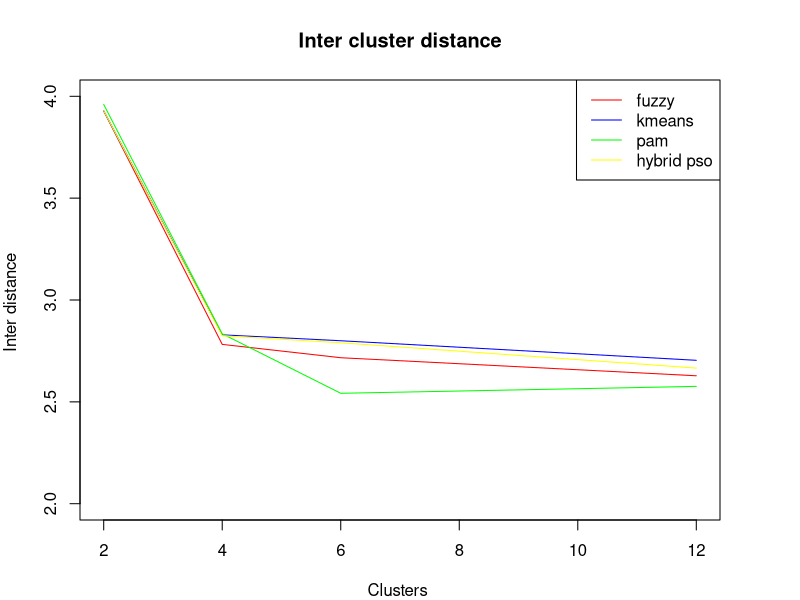
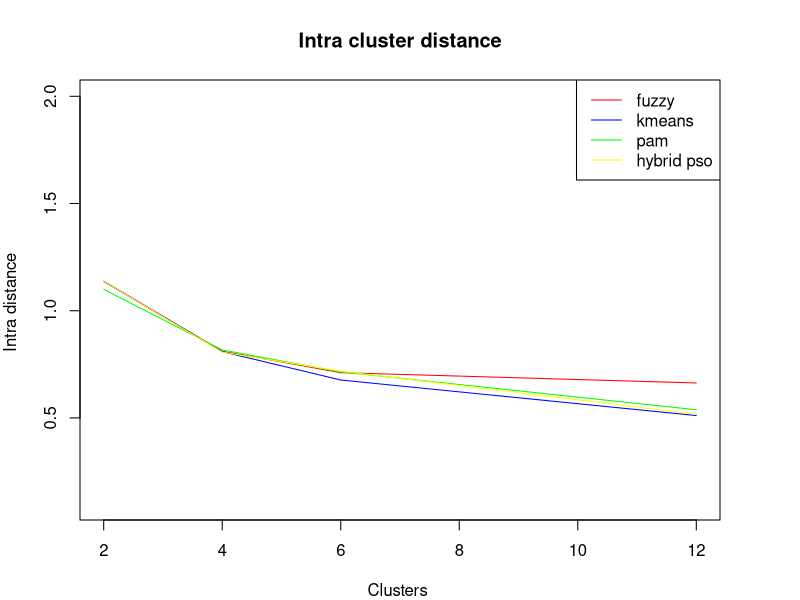
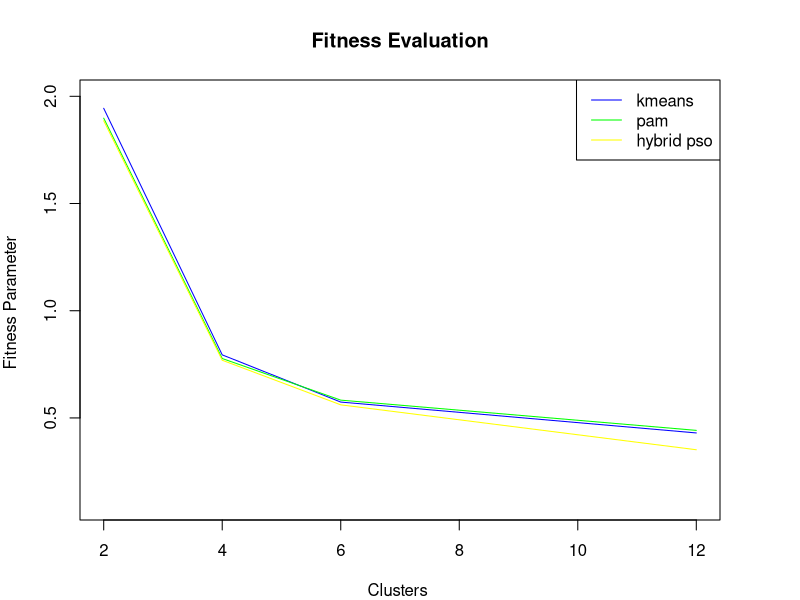
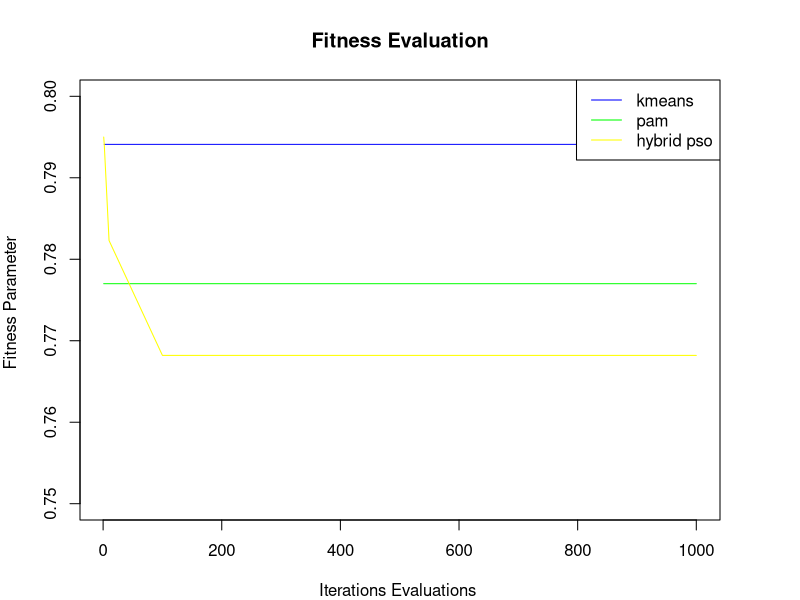

Write the R code that produced these figures, in order.

plot.new()
par(mar = c(4,4,4,4))

interc<- c(2,4,6,12)
fuzzy_inter <- c(3.928 , 2.782, 2.7166 , 2.628)
km_inter <- c(3.928, 2.829, 2.8 , 2.704)
pam_inter <- c(3.96,2.834,2.542,2.576)
hydp_inter <- c(3.9287,2.824,2.79,2.6657)
plot(interc,fuzzy_inter ,xlab = "Clusters ",ylab ="Inter distance ",main = "Inter cluster distance",type = "n",col = "red",ylim = c(2,4))


points(interc,fuzzy_inter,type = "l",col = "red")
points(interc,km_inter,type = "l",col = "blue")
points(interc,pam_inter,type = "l",col = "green")
points(interc,hydp_inter,type = "l",col = "yellow")
#points(outcome1$Time,outcome1$Sub_metering_2,xlab = "Date time ",ylab ="Energy sub metering",type = "l",col = "blue ")
#points(outcome1$Time,outcome1$Sub_metering_3,xlab = "Date time ",ylab ="Energy sub metering",type = "l",col = "green")
legend("topright",legend =c("fuzzy","kmeans","pam","hybrid pso"),col = c("red","blue","green","yellow"),lwd=c(1,1,1),lty = c(1,1,1))

#plot(outcome1$Time,outcome1$Global_reactive_power,xlab = "2 Day period of Reading ",ylab ="Global Reactive power ",type = "l",col = "dark red")

dev.copy(png,file="plot6.png")
dev.off()


plot.new()
par(mar = c(4,4,4,4))

interc_<- c(2,4,6,12)
fuzzy_inter_1 <- c(1.13685,0.811,0.711,0.663)
km_inter_1 <- c(1.1368,0.809,0.6767,0.511)
pam_inter_1 <- c(1.0996,0.817,0.7145,0.538)
hydp_inter_1 <- c(1.1368,0.807,0.718,0.517)
plot(interc,fuzzy_inter_1 ,xlab = "Clusters ",ylab ="Intra distance ",main = "Intra cluster distance",type = "n",col = "red",ylim = c(0.1,2))


points(interc,fuzzy_inter_1,type = "l",col = "red",pch=19)
points(interc,km_inter_1,type = "l",col = "blue",pch=19)
points(interc,pam_inter_1,type = "l",col = "green",pch=19)
points(interc,hydp_inter_1,type = "l",col = "yellow",pch=19)
#points(outcome1$Time,outcome1$Sub_metering_2,xlab = "Date time ",ylab ="Energy sub metering",type = "l",col = "blue ")
#points(outcome1$Time,outcome1$Sub_metering_3,xlab = "Date time ",ylab ="Energy sub metering",type = "l",col = "green")
legend("topright",legend =c("fuzzy","kmeans","pam","hybrid pso"),col = c("red","blue","green","yellow"),lwd=c(1,1,1),lty = c(1,1,1))

#plot(outcome1$Time,outcome1$Global_reactive_power,xlab = "2 Day period of Reading ",ylab ="Global Reactive power ",type = "l",col = "dark red")

dev.copy(png,file="plot7.png")
dev.off()

plot.new()
par(mar = c(4,4,4,4))

interc_2<- c(1,2,4,8)
km_inter_2 <- c(1.944,0.7941,0.574,0.43)
pam_inter_2 <- c(1.898,0.777,0.583,0.442)
hydp_inter_2 <- c(1.886,0.7690,0.561,0.3516)
plot(interc,fuzzy_inter_1 ,xlab = "Clusters ",ylab ="Fitness Parameter ",main = "Fitness Evaluation",type = "n",col = "red",ylim = c(0.1,2),pch =5)


points(interc,km_inter_2,type = "l",col = "blue",pch=19)
points(interc,pam_inter_2,type = "l",col = "green",pch=19)
points(interc,hydp_inter_2,type = "l",col = "yellow",pch=19)
#points(outcome1$Time,outcome1$Sub_metering_2,xlab = "Date time ",ylab ="Energy sub metering",type = "l",col = "blue ")
#points(outcome1$Time,outcome1$Sub_metering_3,xlab = "Date time ",ylab ="Energy sub metering",type = "l",col = "green")
legend("topright",legend =c("kmeans","pam","hybrid pso"),col = c("blue","green","yellow"),lwd=c(1,1,1),lty = c(1,1,1))

#plot(outcome1$Time,outcome1$Global_reactive_power,xlab = "2 Day period of Reading ",ylab ="Global Reactive power ",type = "l",col = "dark red")

dev.copy(png,file="plot8.png")
dev.off()



plot.new()
par(mar = c(4,4,4,4))

interc_3<- c(1,2,10,100,1000)
km_inter_3 <- c(Inf,0.7941,0.7941,0.7941,0.7941)
pam_inter_3 <- c(0.777,0.777,0.777,0.777,0.777)
hydp_inter_3 <- c(0.795,0.794,0.7823,0.7682,0.7682)
plot(interc_3,km_inter_3 ,xlab = "Iterations Evaluations ",ylab ="Fitness Parameter ",main = "Fitness Evaluation",type = "n",col = "red",ylim = c(0.75,0.80),pch =5)


points(interc_3,km_inter_3,type = "l",col = "blue",pch=19)
points(interc_3,pam_inter_3,type = "l",col = "green",pch=19)
points(interc_3,hydp_inter_3,type = "l",col = "yellow",pch=19)
#points(outcome1$Time,outcome1$Sub_metering_2,xlab = "Date time ",ylab ="Energy sub metering",type = "l",col = "blue ")
#points(outcome1$Time,outcome1$Sub_metering_3,xlab = "Date time ",ylab ="Energy sub metering",type = "l",col = "green")
legend("topright",legend =c("kmeans","pam","hybrid pso"),col = c("blue","green","yellow"),lwd=c(1,1,1),lty = c(1,1,1))

#plot(outcome1$Time,outcome1$Global_reactive_power,xlab = "2 Day period of Reading ",ylab ="Global Reactive power ",type = "l",col = "dark red")

dev.copy(png,file="plot9.png")
dev.off()

